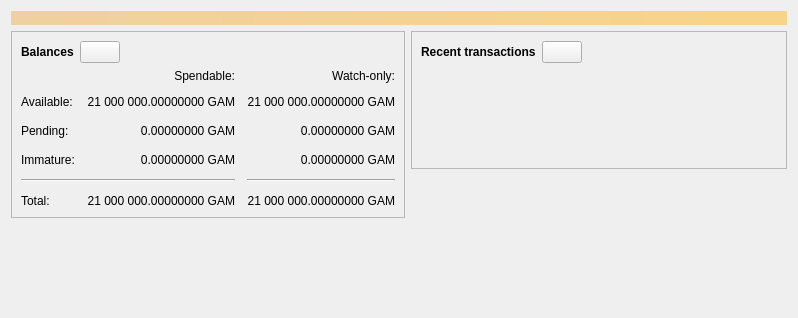
<?xml version="1.0" encoding="UTF-8"?>
<ui version="4.0">
 <class>OverviewPage</class>
 <widget class="QWidget" name="OverviewPage">
  <property name="geometry">
   <rect>
    <x>0</x>
    <y>0</y>
    <width>798</width>
    <height>318</height>
   </rect>
  </property>
  <property name="windowTitle">
   <string>Form</string>
  </property>
  <layout class="QVBoxLayout" name="topLayout">
   <item>
    <widget class="QLabel" name="labelAlerts">
     <property name="visible">
      <bool>false</bool>
     </property>
     <property name="styleSheet">
      <string notr="true">QLabel { background-color: qlineargradient(x1: 0, y1: 0, x2: 1, y2: 0, stop:0 #F0D0A0, stop:1 #F8D488); color:#000000; }</string>
     </property>
     <property name="wordWrap">
      <bool>true</bool>
     </property>
     <property name="margin">
      <number>3</number>
     </property>
     <property name="textInteractionFlags">
      <set>Qt::TextSelectableByMouse</set>
     </property>
    </widget>
   </item>
   <item>
    <layout class="QHBoxLayout" name="horizontalLayout" stretch="1,1">
     <item>
      <layout class="QVBoxLayout" name="verticalLayout_2">
       <item>
        <widget class="QFrame" name="frame">
         <property name="frameShape">
          <enum>QFrame::StyledPanel</enum>
         </property>
         <property name="frameShadow">
          <enum>QFrame::Raised</enum>
         </property>
         <layout class="QVBoxLayout" name="verticalLayout_4">
          <item>
           <layout class="QHBoxLayout" name="horizontalLayout_4">
            <item>
             <widget class="QLabel" name="label_5">
              <property name="font">
               <font>
                <weight>75</weight>
                <bold>true</bold>
               </font>
              </property>
              <property name="text">
               <string>Balances</string>
              </property>
             </widget>
            </item>
            <item>
             <widget class="QPushButton" name="labelWalletStatus">
              <property name="enabled">
               <bool>true</bool>
              </property>
              <property name="maximumSize">
               <size>
                <width>45</width>
                <height>16777215</height>
               </size>
              </property>
              <property name="toolTip">
               <string>The displayed information may be out of date. Your wallet automatically synchronizes with the Gamcoin network after a connection is established, but this process has not completed yet.</string>
              </property>
              <property name="text">
               <string/>
              </property>
              <property name="icon">
               <iconset resource="../gamcoin.qrc">
                <normaloff>:/icons/warning</normaloff>
                <disabledoff>:/icons/warning</disabledoff>:/icons/warning</iconset>
              </property>
              <property name="iconSize">
               <size>
                <width>24</width>
                <height>24</height>
               </size>
              </property>
             </widget>
            </item>
            <item>
             <spacer name="horizontalSpacer_3">
              <property name="orientation">
               <enum>Qt::Horizontal</enum>
              </property>
              <property name="sizeHint" stdset="0">
               <size>
                <width>40</width>
                <height>20</height>
               </size>
              </property>
             </spacer>
            </item>
           </layout>
          </item>
          <item>
           <layout class="QGridLayout" name="gridLayout">
            <property name="spacing">
             <number>12</number>
            </property>
            <item row="2" column="2">
             <widget class="QLabel" name="labelWatchPending">
              <property name="cursor">
               <cursorShape>IBeamCursor</cursorShape>
              </property>
              <property name="toolTip">
               <string>Unconfirmed transactions to watch-only addresses</string>
              </property>
              <property name="text">
               <string notr="true">0.00000000 GAM</string>
              </property>
              <property name="alignment">
               <set>Qt::AlignRight|Qt::AlignTrailing|Qt::AlignVCenter</set>
              </property>
              <property name="textInteractionFlags">
               <set>Qt::LinksAccessibleByMouse|Qt::TextSelectableByKeyboard|Qt::TextSelectableByMouse</set>
              </property>
             </widget>
            </item>
            <item row="2" column="1">
             <widget class="QLabel" name="labelUnconfirmed">
              <property name="cursor">
               <cursorShape>IBeamCursor</cursorShape>
              </property>
              <property name="toolTip">
               <string>Total of transactions that have yet to be confirmed, and do not yet count toward the spendable balance</string>
              </property>
              <property name="text">
               <string notr="true">0.00000000 GAM</string>
              </property>
              <property name="alignment">
               <set>Qt::AlignRight|Qt::AlignTrailing|Qt::AlignVCenter</set>
              </property>
              <property name="textInteractionFlags">
               <set>Qt::LinksAccessibleByMouse|Qt::TextSelectableByKeyboard|Qt::TextSelectableByMouse</set>
              </property>
             </widget>
            </item>
            <item row="3" column="2">
             <widget class="QLabel" name="labelWatchImmature">
              <property name="cursor">
               <cursorShape>IBeamCursor</cursorShape>
              </property>
              <property name="toolTip">
               <string>Mined balance in watch-only addresses that has not yet matured</string>
              </property>
              <property name="text">
               <string notr="true">0.00000000 GAM</string>
              </property>
              <property name="alignment">
               <set>Qt::AlignRight|Qt::AlignTrailing|Qt::AlignVCenter</set>
              </property>
              <property name="textInteractionFlags">
               <set>Qt::LinksAccessibleByMouse|Qt::TextSelectableByKeyboard|Qt::TextSelectableByMouse</set>
              </property>
             </widget>
            </item>
            <item row="4" column="0" colspan="2">
             <widget class="Line" name="line">
              <property name="orientation">
               <enum>Qt::Horizontal</enum>
              </property>
             </widget>
            </item>
            <item row="4" column="2">
             <widget class="Line" name="lineWatchBalance">
              <property name="sizePolicy">
               <sizepolicy hsizetype="Preferred" vsizetype="Fixed">
                <horstretch>0</horstretch>
                <verstretch>0</verstretch>
               </sizepolicy>
              </property>
              <property name="minimumSize">
               <size>
                <width>140</width>
                <height>0</height>
               </size>
              </property>
              <property name="orientation">
               <enum>Qt::Horizontal</enum>
              </property>
             </widget>
            </item>
            <item row="5" column="0">
             <widget class="QLabel" name="labelTotalText">
              <property name="text">
               <string>Total:</string>
              </property>
             </widget>
            </item>
            <item row="3" column="1">
             <widget class="QLabel" name="labelImmature">
              <property name="cursor">
               <cursorShape>IBeamCursor</cursorShape>
              </property>
              <property name="toolTip">
               <string>Mined balance that has not yet matured</string>
              </property>
              <property name="text">
               <string notr="true">0.00000000 GAM</string>
              </property>
              <property name="alignment">
               <set>Qt::AlignRight|Qt::AlignTrailing|Qt::AlignVCenter</set>
              </property>
              <property name="textInteractionFlags">
               <set>Qt::LinksAccessibleByMouse|Qt::TextSelectableByKeyboard|Qt::TextSelectableByMouse</set>
              </property>
             </widget>
            </item>
            <item row="2" column="3">
             <spacer name="horizontalSpacer_2">
              <property name="orientation">
               <enum>Qt::Horizontal</enum>
              </property>
              <property name="sizeHint" stdset="0">
               <size>
                <width>40</width>
                <height>20</height>
               </size>
              </property>
             </spacer>
            </item>
            <item row="3" column="0">
             <widget class="QLabel" name="labelImmatureText">
              <property name="text">
               <string>Immature:</string>
              </property>
             </widget>
            </item>
            <item row="5" column="1">
             <widget class="QLabel" name="labelTotal">
              <property name="cursor">
               <cursorShape>IBeamCursor</cursorShape>
              </property>
              <property name="toolTip">
               <string>Your current total balance</string>
              </property>
              <property name="text">
               <string notr="true">21 000 000.00000000 GAM</string>
              </property>
              <property name="alignment">
               <set>Qt::AlignRight|Qt::AlignTrailing|Qt::AlignVCenter</set>
              </property>
              <property name="textInteractionFlags">
               <set>Qt::LinksAccessibleByMouse|Qt::TextSelectableByKeyboard|Qt::TextSelectableByMouse</set>
              </property>
             </widget>
            </item>
            <item row="5" column="2">
             <widget class="QLabel" name="labelWatchTotal">
              <property name="cursor">
               <cursorShape>IBeamCursor</cursorShape>
              </property>
              <property name="toolTip">
               <string>Current total balance in watch-only addresses</string>
              </property>
              <property name="text">
               <string notr="true">21 000 000.00000000 GAM</string>
              </property>
              <property name="alignment">
               <set>Qt::AlignRight|Qt::AlignTrailing|Qt::AlignVCenter</set>
              </property>
              <property name="textInteractionFlags">
               <set>Qt::LinksAccessibleByMouse|Qt::TextSelectableByKeyboard|Qt::TextSelectableByMouse</set>
              </property>
             </widget>
            </item>
            <item row="0" column="2">
             <widget class="QLabel" name="labelWatchonly">
              <property name="text">
               <string>Watch-only:</string>
              </property>
              <property name="alignment">
               <set>Qt::AlignRight|Qt::AlignTrailing|Qt::AlignVCenter</set>
              </property>
             </widget>
            </item>
            <item row="1" column="0">
             <widget class="QLabel" name="labelBalanceText">
              <property name="text">
               <string>Available:</string>
              </property>
             </widget>
            </item>
            <item row="1" column="1">
             <widget class="QLabel" name="labelBalance">
              <property name="cursor">
               <cursorShape>IBeamCursor</cursorShape>
              </property>
              <property name="toolTip">
               <string>Your current spendable balance</string>
              </property>
              <property name="text">
               <string notr="true">21 000 000.00000000 GAM</string>
              </property>
              <property name="alignment">
               <set>Qt::AlignRight|Qt::AlignTrailing|Qt::AlignVCenter</set>
              </property>
              <property name="textInteractionFlags">
               <set>Qt::LinksAccessibleByMouse|Qt::TextSelectableByKeyboard|Qt::TextSelectableByMouse</set>
              </property>
             </widget>
            </item>
            <item row="1" column="2">
             <widget class="QLabel" name="labelWatchAvailable">
              <property name="cursor">
               <cursorShape>IBeamCursor</cursorShape>
              </property>
              <property name="toolTip">
               <string>Your current balance in watch-only addresses</string>
              </property>
              <property name="text">
               <string notr="true">21 000 000.00000000 GAM</string>
              </property>
              <property name="alignment">
               <set>Qt::AlignRight|Qt::AlignTrailing|Qt::AlignVCenter</set>
              </property>
              <property name="textInteractionFlags">
               <set>Qt::LinksAccessibleByMouse|Qt::TextSelectableByKeyboard|Qt::TextSelectableByMouse</set>
              </property>
             </widget>
            </item>
            <item row="2" column="0">
             <widget class="QLabel" name="labelPendingText">
              <property name="text">
               <string>Pending:</string>
              </property>
             </widget>
            </item>
            <item row="0" column="1">
             <widget class="QLabel" name="labelSpendable">
              <property name="text">
               <string>Spendable:</string>
              </property>
              <property name="alignment">
               <set>Qt::AlignRight|Qt::AlignTrailing|Qt::AlignVCenter</set>
              </property>
             </widget>
            </item>
           </layout>
          </item>
         </layout>
        </widget>
       </item>
       <item>
        <spacer name="verticalSpacer">
         <property name="orientation">
          <enum>Qt::Vertical</enum>
         </property>
         <property name="sizeHint" stdset="0">
          <size>
           <width>20</width>
           <height>40</height>
          </size>
         </property>
        </spacer>
       </item>
      </layout>
     </item>
     <item>
      <layout class="QVBoxLayout" name="verticalLayout_3">
       <item>
        <widget class="QFrame" name="frame_2">
         <property name="frameShape">
          <enum>QFrame::StyledPanel</enum>
         </property>
         <property name="frameShadow">
          <enum>QFrame::Raised</enum>
         </property>
         <layout class="QVBoxLayout" name="verticalLayout">
          <item>
           <layout class="QHBoxLayout" name="horizontalLayout_2">
            <item>
             <widget class="QLabel" name="label_4">
              <property name="font">
               <font>
                <weight>75</weight>
                <bold>true</bold>
               </font>
              </property>
              <property name="text">
               <string>Recent transactions</string>
              </property>
             </widget>
            </item>
            <item>
             <widget class="QPushButton" name="labelTransactionsStatus">
              <property name="enabled">
               <bool>true</bool>
              </property>
              <property name="maximumSize">
               <size>
                <width>45</width>
                <height>16777215</height>
               </size>
              </property>
              <property name="toolTip">
               <string>The displayed information may be out of date. Your wallet automatically synchronizes with the Gamcoin network after a connection is established, but this process has not completed yet.</string>
              </property>
              <property name="text">
               <string/>
              </property>
              <property name="icon">
               <iconset resource="../gamcoin.qrc">
                <normaloff>:/icons/warning</normaloff>
                <disabledoff>:/icons/warning</disabledoff>:/icons/warning</iconset>
              </property>
              <property name="iconSize">
               <size>
                <width>24</width>
                <height>24</height>
               </size>
              </property>
             </widget>
            </item>
            <item>
             <spacer name="horizontalSpacer">
              <property name="orientation">
               <enum>Qt::Horizontal</enum>
              </property>
              <property name="sizeHint" stdset="0">
               <size>
                <width>40</width>
                <height>20</height>
               </size>
              </property>
             </spacer>
            </item>
           </layout>
          </item>
          <item>
           <widget class="TransactionOverviewWidget" name="listTransactions">
            <property name="styleSheet">
             <string notr="true">QListView { background: transparent; }</string>
            </property>
            <property name="frameShape">
             <enum>QFrame::NoFrame</enum>
            </property>
            <property name="verticalScrollBarPolicy">
             <enum>Qt::ScrollBarAlwaysOff</enum>
            </property>
            <property name="horizontalScrollBarPolicy">
             <enum>Qt::ScrollBarAlwaysOff</enum>
            </property>
            <property name="sizeAdjustPolicy">
             <enum>QAbstractScrollArea::AdjustToContents</enum>
            </property>
            <property name="selectionMode">
             <enum>QAbstractItemView::NoSelection</enum>
            </property>
            <property name="uniformItemSizes">
             <bool>true</bool>
            </property>
           </widget>
          </item>
         </layout>
        </widget>
       </item>
       <item>
        <spacer name="verticalSpacer_2">
         <property name="orientation">
          <enum>Qt::Vertical</enum>
         </property>
         <property name="sizeHint" stdset="0">
          <size>
           <width>20</width>
           <height>40</height>
          </size>
         </property>
        </spacer>
       </item>
      </layout>
     </item>
    </layout>
   </item>
  </layout>
 </widget>
 <customwidgets>
  <customwidget>
   <class>TransactionOverviewWidget</class>
   <extends>QListView</extends>
   <header>qt/transactionoverviewwidget.h</header>
  </customwidget>
 </customwidgets>
 <resources/>
 <connections/>
</ui>
